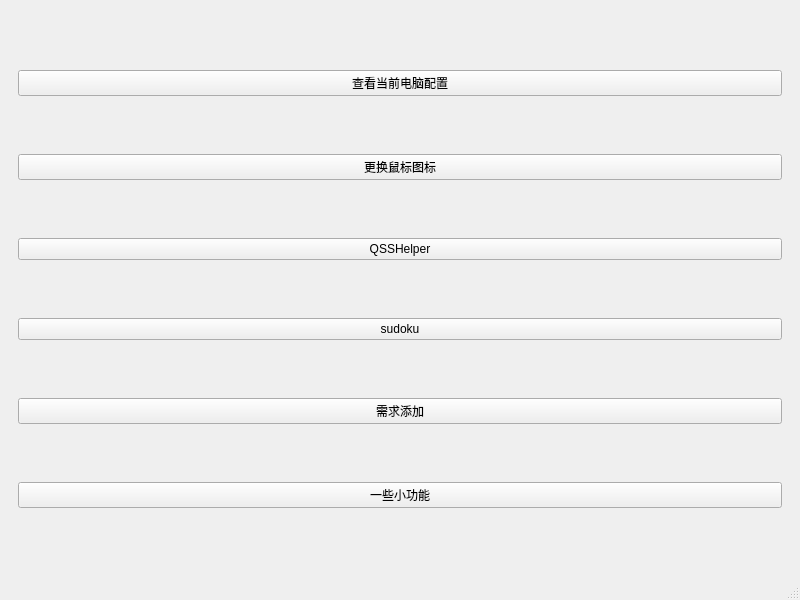
<?xml version="1.0" encoding="UTF-8"?>
<ui version="4.0">
 <class>MainWindow</class>
 <widget class="QMainWindow" name="MainWindow">
  <property name="geometry">
   <rect>
    <x>0</x>
    <y>0</y>
    <width>800</width>
    <height>600</height>
   </rect>
  </property>
  <property name="windowTitle">
   <string>MainWindow</string>
  </property>
  <widget class="QWidget" name="centralwidget">
   <layout class="QHBoxLayout" name="horizontalLayout">
    <item>
     <widget class="QWidget" name="widget" native="true">
      <layout class="QVBoxLayout" name="verticalLayout">
       <item>
        <widget class="QPushButton" name="m_pBtnCheckConfig">
         <property name="text">
          <string>查看当前电脑配置</string>
         </property>
        </widget>
       </item>
       <item>
        <widget class="QPushButton" name="m_pBtnBeautifyMouse">
         <property name="text">
          <string>更换鼠标图标</string>
         </property>
        </widget>
       </item>
       <item>
        <widget class="QPushButton" name="m_pBtnQSSHelper">
         <property name="text">
          <string>QSSHelper</string>
         </property>
        </widget>
       </item>
       <item>
        <widget class="QPushButton" name="m_pBtnOpenSudoku">
         <property name="text">
          <string>sudoku</string>
         </property>
        </widget>
       </item>
       <item>
        <widget class="QPushButton" name="m_pBtnAddSave">
         <property name="text">
          <string>需求添加</string>
         </property>
        </widget>
       </item>
       <item>
        <widget class="QPushButton" name="m_pBtnFuncs">
         <property name="text">
          <string>一些小功能</string>
         </property>
        </widget>
       </item>
      </layout>
     </widget>
    </item>
   </layout>
  </widget>
  <widget class="QMenuBar" name="menubar">
   <property name="geometry">
    <rect>
     <x>0</x>
     <y>0</y>
     <width>800</width>
     <height>22</height>
    </rect>
   </property>
  </widget>
  <widget class="QStatusBar" name="statusbar"/>
 </widget>
 <resources/>
 <connections/>
</ui>
